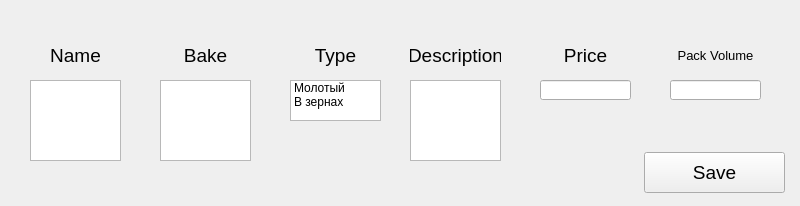
<?xml version="1.0" encoding="UTF-8"?>
<ui version="4.0">
 <class>Form</class>
 <widget class="QWidget" name="Form">
  <property name="geometry">
   <rect>
    <x>0</x>
    <y>0</y>
    <width>800</width>
    <height>206</height>
   </rect>
  </property>
  <property name="windowTitle">
   <string>Form</string>
  </property>
  <widget class="QLabel" name="pp1">
   <property name="geometry">
    <rect>
     <x>30</x>
     <y>40</y>
     <width>91</width>
     <height>31</height>
    </rect>
   </property>
   <property name="font">
    <font>
     <pointsize>14</pointsize>
    </font>
   </property>
   <property name="text">
    <string>Name</string>
   </property>
   <property name="alignment">
    <set>Qt::AlignCenter</set>
   </property>
  </widget>
  <widget class="QLabel" name="pp2">
   <property name="geometry">
    <rect>
     <x>160</x>
     <y>40</y>
     <width>91</width>
     <height>31</height>
    </rect>
   </property>
   <property name="font">
    <font>
     <pointsize>14</pointsize>
    </font>
   </property>
   <property name="text">
    <string>Bake</string>
   </property>
   <property name="alignment">
    <set>Qt::AlignCenter</set>
   </property>
  </widget>
  <widget class="QLabel" name="pp3">
   <property name="geometry">
    <rect>
     <x>290</x>
     <y>40</y>
     <width>91</width>
     <height>31</height>
    </rect>
   </property>
   <property name="font">
    <font>
     <pointsize>14</pointsize>
    </font>
   </property>
   <property name="text">
    <string>Type</string>
   </property>
   <property name="alignment">
    <set>Qt::AlignCenter</set>
   </property>
  </widget>
  <widget class="QListWidget" name="p3">
   <property name="geometry">
    <rect>
     <x>290</x>
     <y>80</y>
     <width>91</width>
     <height>41</height>
    </rect>
   </property>
   <item>
    <property name="text">
     <string>Молотый</string>
    </property>
   </item>
   <item>
    <property name="text">
     <string>В зернах</string>
    </property>
   </item>
  </widget>
  <widget class="QTextEdit" name="p1">
   <property name="geometry">
    <rect>
     <x>30</x>
     <y>80</y>
     <width>91</width>
     <height>81</height>
    </rect>
   </property>
  </widget>
  <widget class="QTextEdit" name="p2">
   <property name="geometry">
    <rect>
     <x>160</x>
     <y>80</y>
     <width>91</width>
     <height>81</height>
    </rect>
   </property>
  </widget>
  <widget class="QLabel" name="pp4">
   <property name="geometry">
    <rect>
     <x>410</x>
     <y>40</y>
     <width>91</width>
     <height>31</height>
    </rect>
   </property>
   <property name="font">
    <font>
     <pointsize>14</pointsize>
    </font>
   </property>
   <property name="text">
    <string>Description</string>
   </property>
   <property name="alignment">
    <set>Qt::AlignCenter</set>
   </property>
  </widget>
  <widget class="QTextEdit" name="p4">
   <property name="geometry">
    <rect>
     <x>410</x>
     <y>80</y>
     <width>91</width>
     <height>81</height>
    </rect>
   </property>
  </widget>
  <widget class="QLabel" name="pp5">
   <property name="geometry">
    <rect>
     <x>540</x>
     <y>40</y>
     <width>91</width>
     <height>31</height>
    </rect>
   </property>
   <property name="font">
    <font>
     <pointsize>14</pointsize>
    </font>
   </property>
   <property name="text">
    <string>Price</string>
   </property>
   <property name="alignment">
    <set>Qt::AlignCenter</set>
   </property>
  </widget>
  <widget class="QLabel" name="pp6">
   <property name="geometry">
    <rect>
     <x>670</x>
     <y>40</y>
     <width>91</width>
     <height>31</height>
    </rect>
   </property>
   <property name="font">
    <font>
     <pointsize>10</pointsize>
    </font>
   </property>
   <property name="text">
    <string>Pack Volume</string>
   </property>
   <property name="alignment">
    <set>Qt::AlignCenter</set>
   </property>
  </widget>
  <widget class="QLineEdit" name="p5">
   <property name="geometry">
    <rect>
     <x>540</x>
     <y>80</y>
     <width>91</width>
     <height>20</height>
    </rect>
   </property>
  </widget>
  <widget class="QLineEdit" name="p6">
   <property name="geometry">
    <rect>
     <x>670</x>
     <y>80</y>
     <width>91</width>
     <height>20</height>
    </rect>
   </property>
  </widget>
  <widget class="QPushButton" name="save">
   <property name="geometry">
    <rect>
     <x>644</x>
     <y>152</y>
     <width>141</width>
     <height>41</height>
    </rect>
   </property>
   <property name="font">
    <font>
     <pointsize>14</pointsize>
    </font>
   </property>
   <property name="text">
    <string>Save</string>
   </property>
  </widget>
 </widget>
 <resources/>
 <connections/>
</ui>
